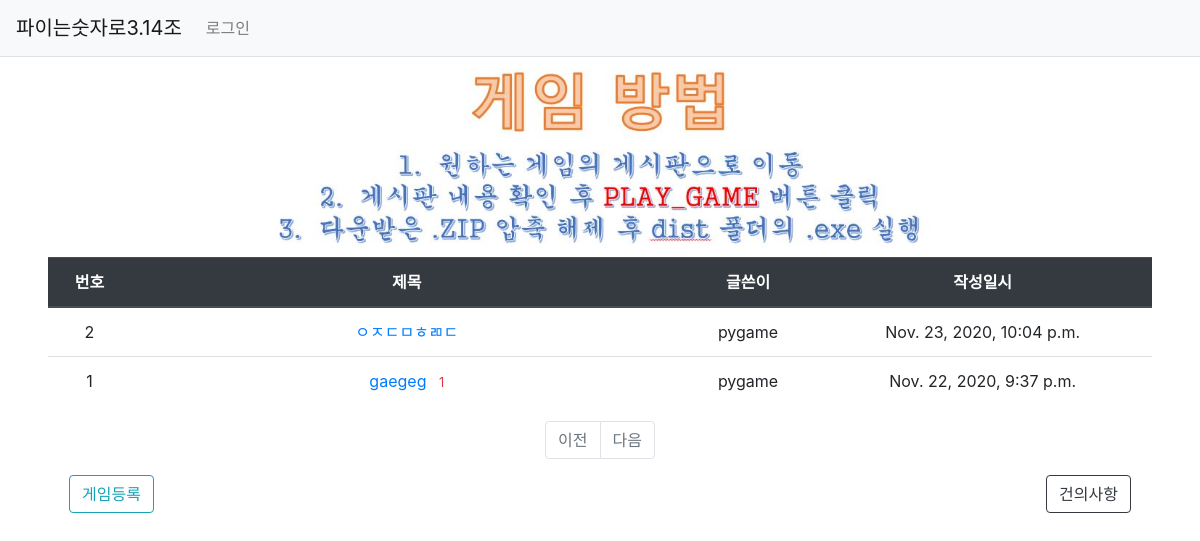
Before: /play/ with the older database file.
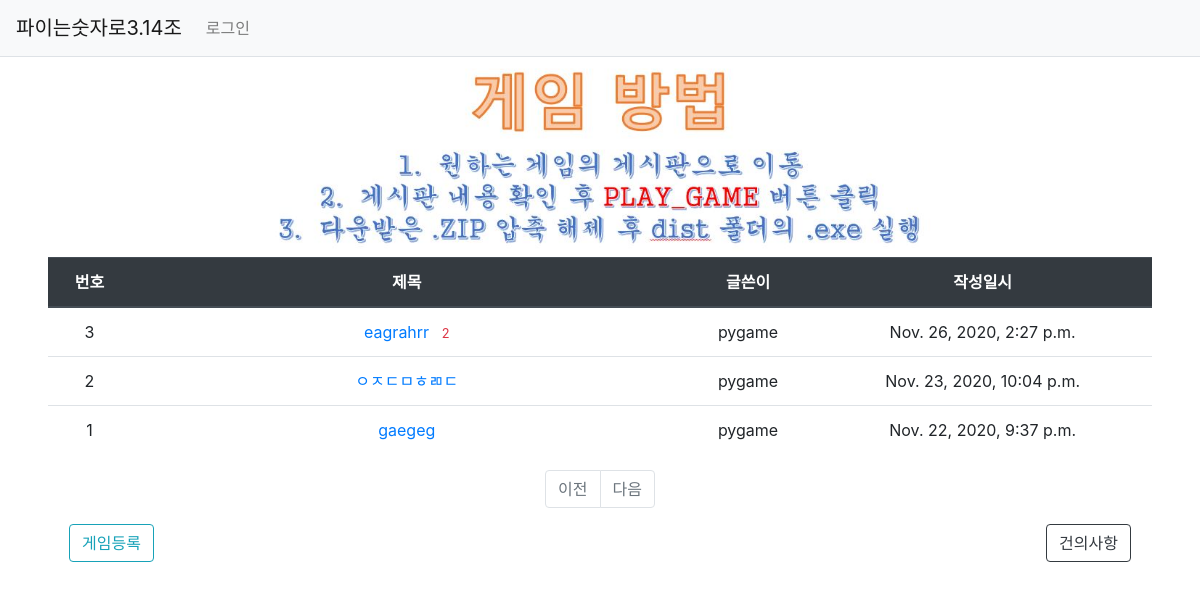
After: the same page with the newer database file.
### play/models.py (models this page shows, shortened)
class Game(models.Model):
    author = models.ForeignKey(User, on_delete=models.CASCADE, related_name='author_game')
    subject = models.CharField(max_length=200)
    content = models.TextField()
    create_date = models.DateTimeField()
    voter = models.ManyToManyField(User, related_name='voter_game')
    files = models.FileField(upload_to='file', blank=True, null=True)

### play/views.py (the view)
# urls.py: path('', views.index, name='index'),  # '/' 에 해당되는 path
def index(request):
    game_list = Game.objects.order_by('-create_date')
    context = {'game_list': game_list}
    page = request.GET.get('page', '1')  # 페이지
    game_list = Game.objects.order_by('-create_date')
    paginator = Paginator(game_list, 10)  # 페이지당 10개씩 보여주기
    page_obj = paginator.get_page(page)
    context = {'game_list': page_obj}
    return render(request, 'play/play_list.html', context)

### game/templatetags/game_filter.py (called while the page is built)
@register.filter
def sub(value, arg):
    return value - arg

### templates/play/play_list.html (shortened to what this page needs)
{% extends 'base.html' %}
{% load game_filter %}
{% block content %}
<div class="cntainer mx-5">
    <div class="container text-center">
        <img src="/static/images/game_play.jpg" alt="게임방법" height="200">
    </div>
    <table class="table">
        <thead>
        <tr class="text-center thead-dark">
            <th>번호</th>
            <th style="width:50%">제목</th>
            <th>글쓴이</th>
            <th>작성일시</th>
        </tr>
        </thead>
        <tbody>
        {% if game_list %}
        {% for game in game_list %}
        <tr class="text-center">
            <td>
            {{ game_list.paginator.count|sub:game_list.start_index|sub:forloop.counter0|add:1 }}
            <td class="text-center">
                <a href="{% url 'play:detail' game.id %}">{{ game.subject }}</a>
                {% if game.comment_set.count > 0 %}
                    <span class="text-danger small ml-2">{{ game.comment_set.count }}</span>
                {% endif %}
            </td>
            <td>{{ game.author.username }}</td>
            <td>{{ game.create_date }}</td>
        </tr>
        {% endfor %}
        {% else %}
        <tr>
            <td colspan="3">게임이 없습니다.</td>
        </tr>
        {% endif %}
        </tbody>
    </table>
    <ul class="pagination justify-content-center">
        {% if gmae_list.has_previous %}
        <li class="page-item">
            <a class="page-link" href="?page={{ game_list.previous_page_number }}">이전</a>
        </li>
        {% else %}
        <li class="page-item disabled">
            <a class="page-link" tabindex="-1" aria-disabled="true" href="#">이전</a>
        </li>
        {% endif %}
        {% if game_list.has_next %}
        <li class="page-item">
            <a class="page-link" href="?page={{ game_list.next_page_number }}">다음</a>
        </li>
        {% else %}
        <li class="page-item disabled">
            <a class="page-link" tabindex="-1" aria-disabled="true" href="#">다음</a>
        </li>
        {% endif %}
    </ul>
    <form class="form-row mx-3">
        <div class="col">
            <a href="{% url 'play:create' %}" class="btn btn-outline-info">게임등록</a>
        </div>
        <div class="col text-right">
            <a href="{% url 'game:index' %}" class="btn btn-outline-dark">건의사항</a>
        </div>
    </form>
</div>
{% endblock %}

### templates/base.html (shortened to what this page needs)
{% load static %}
<!doctype html>
<html lang="ko">
<head>
    <link rel="stylesheet" type="text/css" href="{% static 'bootstrap.min.css' %}">
    <link rel="stylesheet" type="text/css" href="{% static 'style.css' %}">
</head>
<body>
{% include "navbar.html" %}
{% block content %}
{% endblock %}
</body>
</html>

### templates/navbar.html (shortened to what this page needs)
<nav class="navbar navbar-expand-lg navbar-light bg-light border-bottom">
    <a class="navbar-brand" href="{% url 'play:index' %}">파이는숫자로3.14조</a>
    <div class="collapse navbar-collapse flex-grow-0" id="navbarNav">
        <ul class="navbar-nav">
            <li class="nav-item ">
                {% if user.is_authenticated %}
                <a class="nav-link" href="{% url 'user:logout' %}">{{ user.username }} (로그아웃)</a>
                {% else %}
                <a class="nav-link" href="{% url 'user:login' %}">로그인</a>
                {% endif %}
            </li>
        </ul>
    </div>
</nav>

Changed rows visible on the page:
added Game: paginator.count|sub "3", subject "eagrahrr", comment_set.count "2", author.username "pygame", create_date "Nov. 26, 2020, 2:27 p.m."
shown differently, row unchanged: Game "gaegeg": comment_set.count "1" → (not shown)
